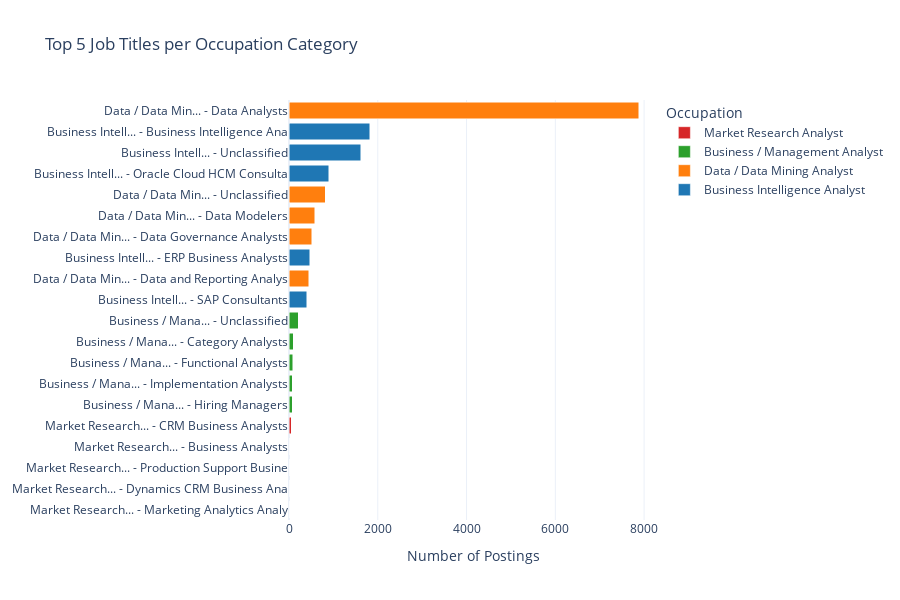

The cell this chart's notebook holds for it:
### Code cell
# Top job titles within each occupation
fig = go.Figure()

colors = ['#1f77b4', '#ff7f0e', '#2ca02c', '#d62728']
occupations = df['LOT_V6_OCCUPATION_NAME'].unique()

for i, occ in enumerate(occupations):
    df_occ = df[df['LOT_V6_OCCUPATION_NAME'] == occ]
    top_titles = df_occ['TITLE_NAME'].value_counts().head(5)
    
    fig.add_trace(go.Bar(
        name=occ,
        y=[f"{occ[:15]}... - {title[:25]}" for title in top_titles.index],
        x=top_titles.values,
        orientation='h',
        marker_color=colors[i]
    ))

fig.update_layout(
    title='Top 5 Job Titles per Occupation Category',
    xaxis_title='Number of Postings',
    yaxis={'categoryorder': 'total ascending'},
    template='plotly_white',
    height=600,
    showlegend=True,
    legend_title_text='Occupation',
    barmode='stack'
)
fig.write_image('figures/job_titles_by_occupation.png', scale=2)
fig.show()

# Summary counts
print("\nPostings per Occupation:")
for occ, count in df['LOT_V6_OCCUPATION_NAME'].value_counts().items():
    print(f"  • {occ}: {count:,} ({count/len(df)*100:.1f}%)")

### Figure 1 — Plotly figure (JSON) as saved in the notebook; plotly's stock layout.template omitted (floating-point values rounded to 4 significant figures)
{"data": [{"marker": {"color": "#1f77b4"}, "name": "Business Intelligence Analyst", "orientation": "h", "type": "bar", "x": [1824, 1617, 900, 462, 404], "y": ["Business Intell... - Business Intelligence Ana", "Business Intell... - Unclassified", "Business Intell... - Oracle Cloud HCM Consulta", "Business Intell... - ERP Business Analysts", "Business Intell... - SAP Consultants"]}, {"marker": {"color": "#ff7f0e"}, "name": "Data / Data Mining Analyst", "orientation": "h", "type": "bar", "x": [7876, 819, 575, 516, 442], "y": ["Data / Data Min... - Data Analysts", "Data / Data Min... - Unclassified", "Data / Data Min... - Data Modelers", "Data / Data Min... - Data Governance Analysts", "Data / Data Min... - Data and Reporting Analys"]}, {"marker": {"color": "#2ca02c"}, "name": "Business / Management Analyst", "orientation": "h", "type": "bar", "x": [210, 94, 81, 74, 73], "y": ["Business / Mana... - Unclassified", "Business / Mana... - Category Analysts", "Business / Mana... - Functional Analysts", "Business / Mana... - Implementation Analysts", "Business / Mana... - Hiring Managers"]}, {"marker": {"color": "#d62728"}, "name": "Market Research Analyst", "orientation": "h", "type": "bar", "x": [47, 11, 10, 10, 6], "y": ["Market Research... - CRM Business Analysts", "Market Research... - Business Analysts", "Market Research... - Dynamics CRM Business Ana", "Market Research... - Production Support Busine", "Market Research... - Marketing Analytics Analy"]}], "layout": {"barmode": "stack", "height": 600, "legend": {"title": {"text": "Occupation"}}, "showlegend": true, "title": {"text": "Top 5 Job Titles per Occupation Category"}, "xaxis": {"title": {"text": "Number of Postings"}}, "yaxis": {"categoryorder": "total ascending"}}}
